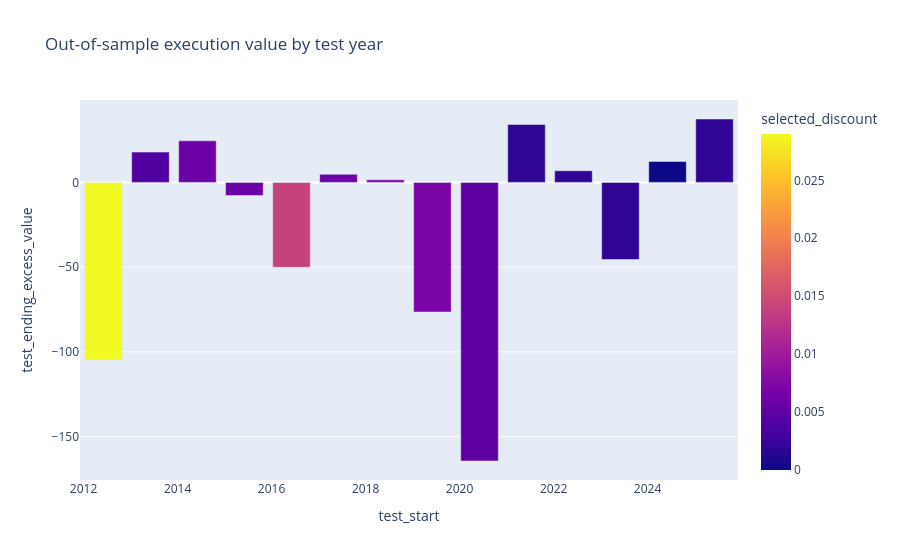

Notebook code cell kept with this figure:
### Code cell
px.bar(
    walk_forward,
    x="test_start",
    y="test_ending_excess_value",
    color="selected_discount",
    title="Out-of-sample execution value by test year",
).show()

### Figure 1 — Plotly figure (JSON) as saved in the notebook; plotly's stock layout.template omitted (floating-point values rounded to 4 significant figures)
{"data": [{"hovertemplate": "test_start=%{x}<br>test_ending_excess_value=%{y}<br>selected_discount=%{marker.color}<extra></extra>", "legendgroup": "", "marker": {"color": [0.029, 0.004, 0.006, 0.006, 0.014, 0.006, 0.007, 0.007, 0.005, 0.002, 0.002, 0.002, 0.0, 0.002], "coloraxis": "coloraxis", "pattern": {"shape": ""}}, "name": "", "orientation": "v", "showlegend": false, "textposition": "auto", "type": "bar", "x": ["2012-06-04T00:00:00.000000", "2013-06-04T00:00:00.000000", "2014-06-04T00:00:00.000000", "2015-06-04T00:00:00.000000", "2016-06-04T00:00:00.000000", "2017-06-04T00:00:00.000000", "2018-06-04T00:00:00.000000", "2019-06-04T00:00:00.000000", "2020-06-04T00:00:00.000000", "2021-06-04T00:00:00.000000", "2022-06-04T00:00:00.000000", "2023-06-04T00:00:00.000000", "2024-06-04T00:00:00.000000", "2025-06-04T00:00:00.000000"], "xaxis": "x", "y": [-104.8, 17.89, 24.54, -7.729, -50.12, 4.762, 1.514, -76.5, -164.4, 34.19, 6.864, -45.53, 12.4, 37.4], "yaxis": "y"}], "layout": {"barmode": "relative", "coloraxis": {"colorbar": {"title": {"text": "selected_discount"}}, "colorscale": [[0, "#0d0887"], [0.1111, "#46039f"], [0.2222, "#7201a8"], [0.3333, "#9c179e"], [0.4444, "#bd3786"], [0.5556, "#d8576b"], [0.6667, "#ed7953"], [0.7778, "#fb9f3a"], [0.8889, "#fdca26"], [1, "#f0f921"]]}, "legend": {"tracegroupgap": 0}, "title": {"text": "Out-of-sample execution value by test year"}, "xaxis": {"anchor": "y", "domain": [0, 1], "title": {"text": "test_start"}}, "yaxis": {"anchor": "x", "domain": [0, 1], "title": {"text": "test_ending_excess_value"}}}}
